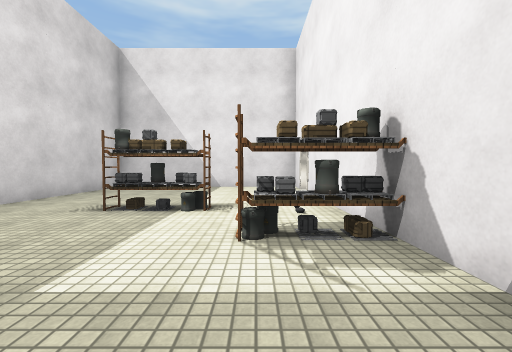
View 1 (above)

21 first-person views from a walk through a 3-D level made in the Unity game engine. The camera is 1.3 m above the floor, tilts 2° down and sees 90° across. The floor is counted in squares, 2 m on a side. Each view is taken from the middle of a square. On the plan, view 1 faces up. The plan holds only what a view shows up to about 9 squares ahead; the rest is blank. The place goes on beyond the plan. The player is left out. Some animated figures are not drawn. Door leaves are left out, so doorways stand open. Some surface patterns are stand-ins.

View 2
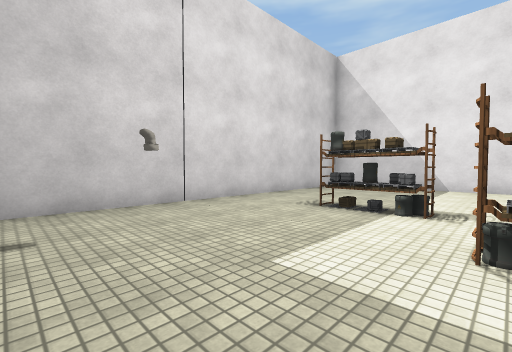

View 3
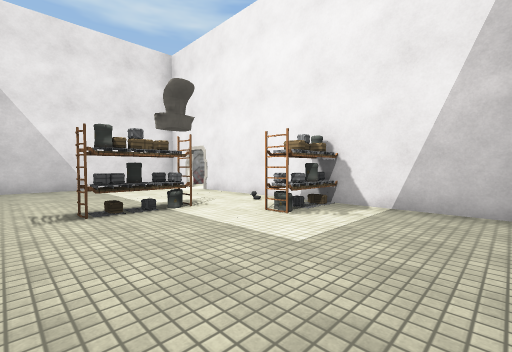

View 4
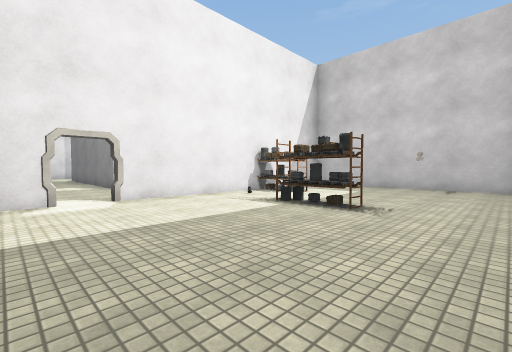

View 5
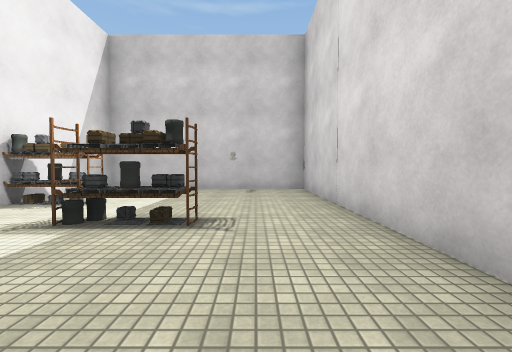

View 6
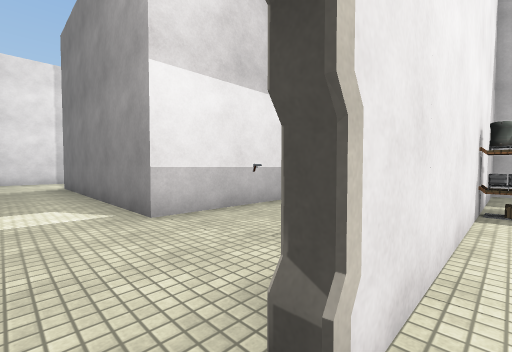

View 7
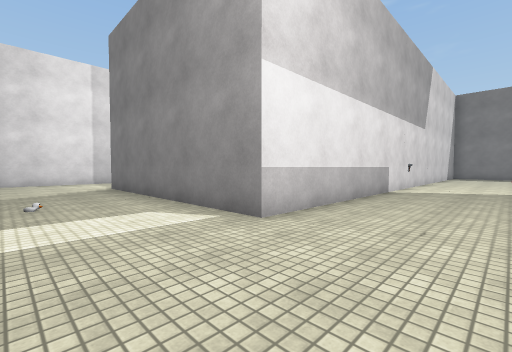

View 8
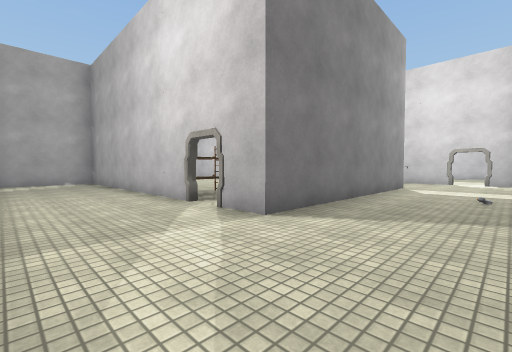

View 9
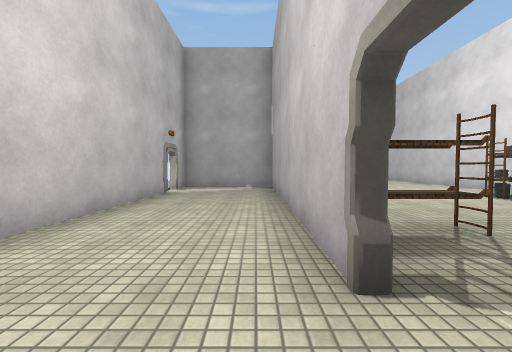

View 10
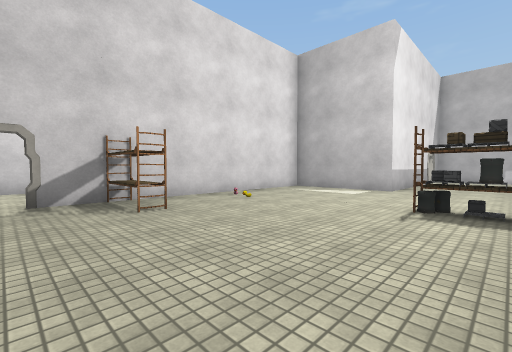

View 11
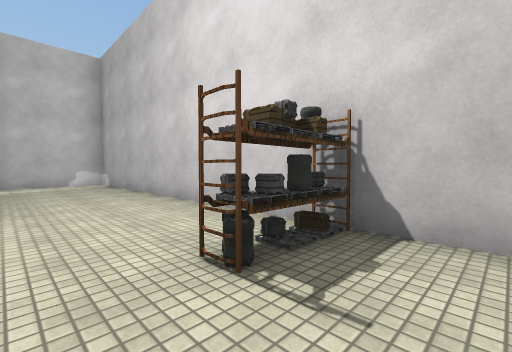

View 12
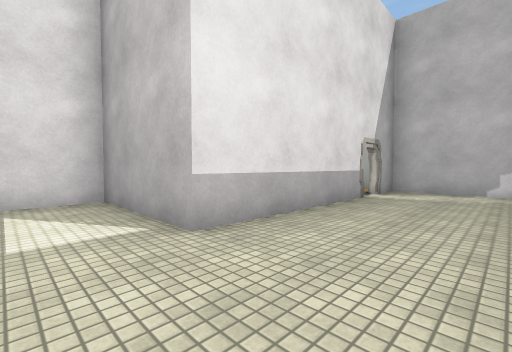

View 13
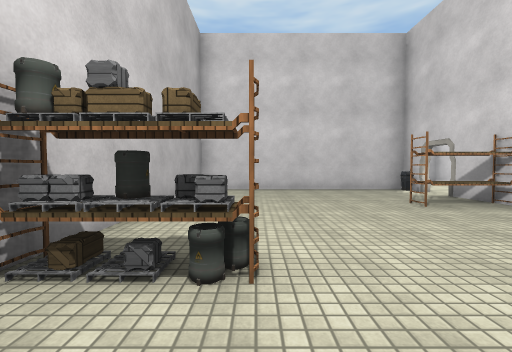

View 14
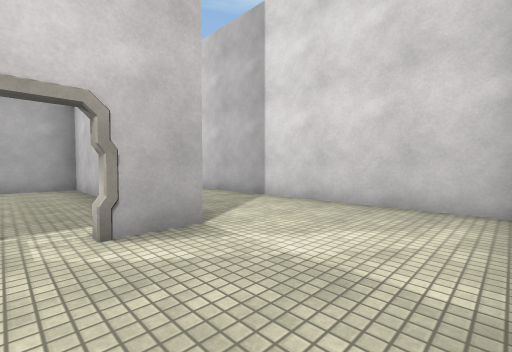

View 15
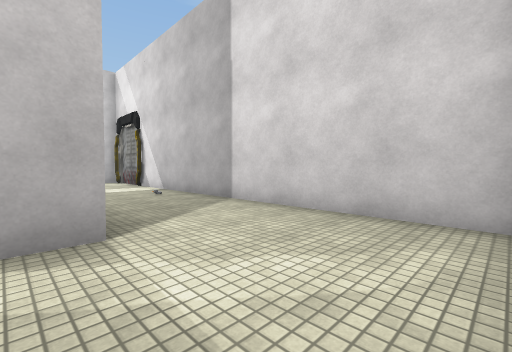

View 16
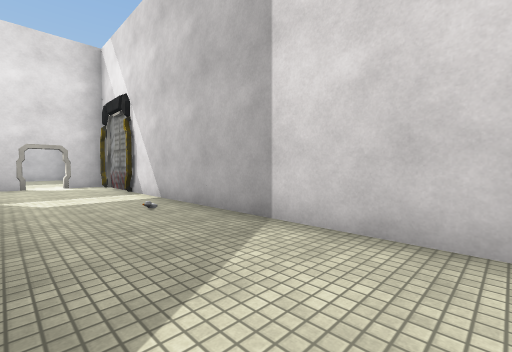

View 17
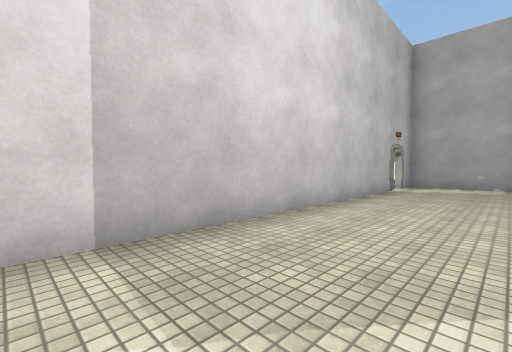

View 18
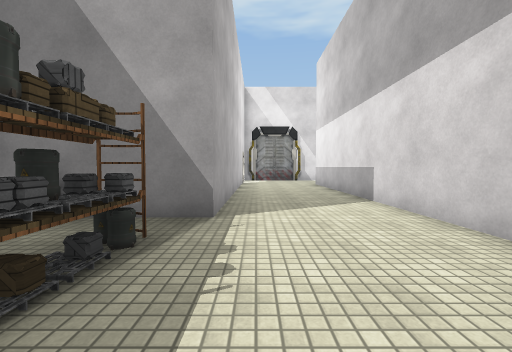

View 19
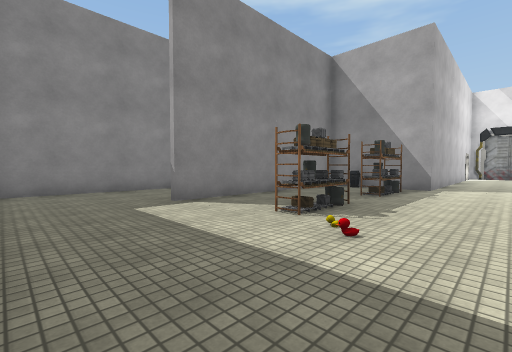

View 20
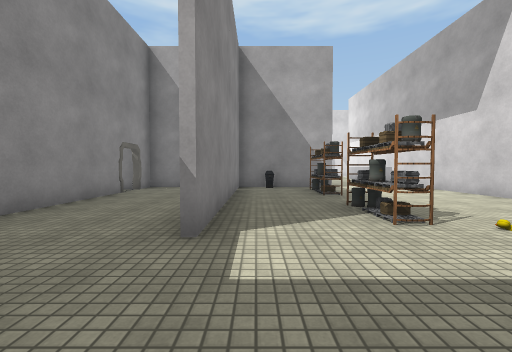

View 21
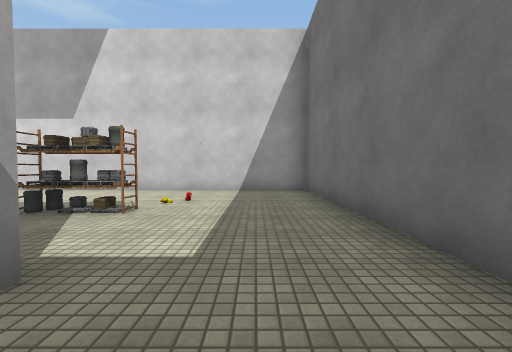

### Floor plan
Points are (right, up) in squares from view 1. A wall is a line through its corners. A room is listed if a view was taken in it or the views show most of it. See-through windows are left out.
Room 1 (views 1, 2, 3, 4, 5)
walls: (1.3, 3.4) (1.3, 6.5); (1.3, 7.4) (1.3, 8.4) (-4.4, 8.4) (-4.4, -1.5); (-4.5, -0.6) (1.3, -0.6) (1.3, 1.6)
ways out: opening at (1, 7) to room 2
objects: crate (-3, 4); other object (-2, 1); crate (-2, 4); pallet (-2, 5); crate (-1, 3); pallet (-1, 4); crate (-1, 5); crate (0, 1); shelf (0, 2); other object (0, 3); crate (0, 4)
Room 2 (views 6, 7, 8, 9, 10, 11, 12, 13, 14, 15, 16, 17)
walls: (10.5, 3.8) (10.5, -3.4); (10.4, 5.5) (4.4, 5.5) (4.4, -9.1); (4.3, -2.4) (4.3, 5.6) (10.5, 5.6); (7.1, -3.4) (13.3, -3.4); (1.5, 1.4) (1.5, -0.7); (10.3, -3.4) (10.3, 3.8); (1.5, 6.5) (1.5, 3.4); (13.3, -1.7) (13.3, 8); (13.1, 8.4) (1.5, 8.4) (1.5, 7.4); (7.2, -7.6) (7.2, -5.4); (4.6, -9.4) (7.2, -9.4) (7.2, -8.2)
ways out: opening at (1, 7) to room 1; opening at (2.5, -1.5) to room 3; open door at (7, -8); open door at (13, -2)
objects: barrel (1, 2); pallet (1, 3); pallet (2, 2); other object (3, 5); pallet (5, -1); crate (5, 0); pallet (5, 1); crate (6, -1); crate (6, 0); pallet (6, 1); shelf (9, 2) to (10, 2); bin (10, 5)
Room 3 (views 18, 19, 20, 21)
walls: (-1.6, -9.4) (4.3, -9.4) (4.3, -2.4); (1.5, -0.7) (-1.5, -0.7) (-1.5, -6.8); (-4.4, -2.4) (-4.4, -9)
ways out: opening at (2.5, -1.5) to room 2
objects: bin (-1, -1); barrel (0, -5); barrel (0, -2); crate (1, -7); pallet (1, -6); barrel (1, -5); crate (1, -4); pallet (1, -3); barrel (1, -2); other object (2, -6); crate (2, -5); crate (2, -3); crate (2, -2)

Where each view was taken, in squares from view 1:
view 1: 0 up, 0 right, facing up
view 2: 0 up, 0 right, facing up-left
view 3: 0 up, 3 left, facing up-right
view 4: 8 up, 4 left, facing down-right
view 5: 7 up, 3 left, facing down
view 6: 7 up, 1 right, facing down-right
view 7: 8 up, 2 right, facing down-right
view 8: 8 up, 13 right, facing down-left
view 9: 5 up, 11 right, facing down
view 10: 4 up, 5 right, facing down-right
view 11: 1 up, 7 right, facing down-left
view 12: 2 down, 5 right, facing down-right
view 13: 2 down, 6 right, facing up
view 14: 4 up, 13 right, facing up-left
view 15: 5 up, 13 right, facing up-left
view 16: 6 up, 11 right, facing up-left
view 17: 6 up, 11 right, facing down-right
view 18: 4 down, 2 right, facing up
view 19: 9 down, 3 right, facing up-left
view 20: 9 down, 1 left, facing up
view 21: 8 down, 3 left, facing right
